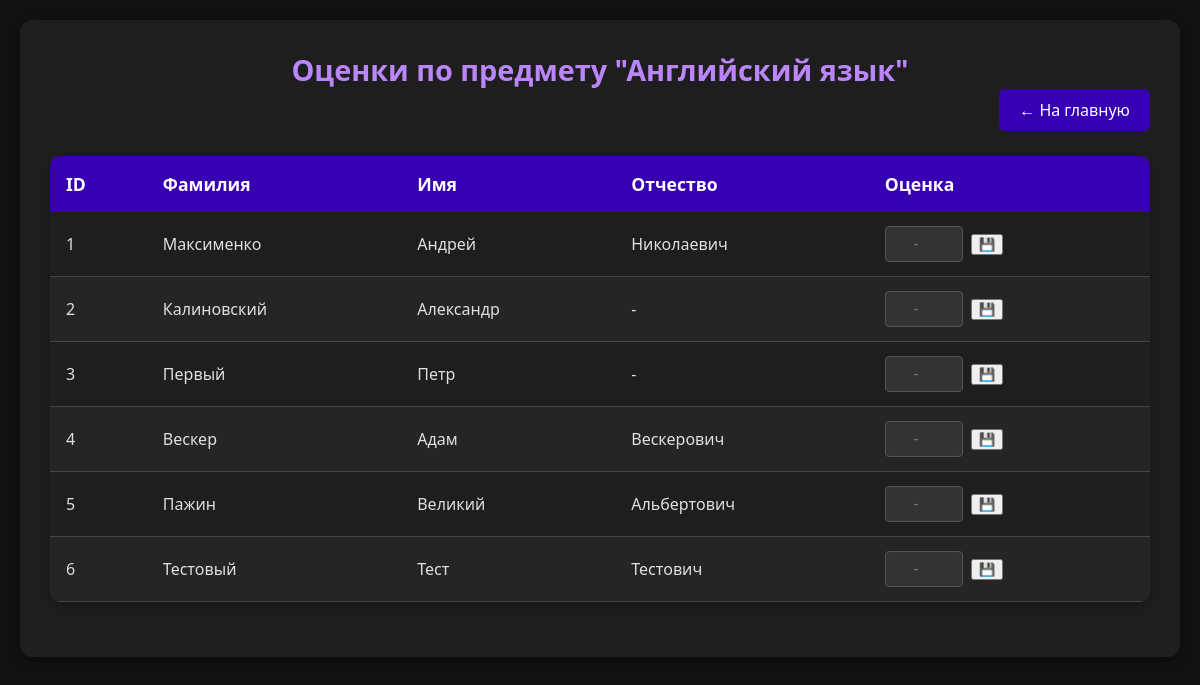
The page /el (signed in) on the database its author committed.
### app.py (models this page shows)
class Student(db.Model):
    id = db.Column(db.Integer, primary_key=True)
    name = db.Column(db.String(50), nullable=False)
    surname = db.Column(db.String(50), nullable=False)
    patronymic = db.Column(db.String(50), nullable=True)

### app.py (the view)
@app.route('/el')
@login_required
def el():
    data = get_subject_data('Английский язык')
    return render_template('el.html', **data)

### app.py (called while the page is built)
@login_manager.user_loader
def load_user(user_id):
    return User.query.get(int(user_id))

def get_subject_data(subject_name):
    students = Student.query.all()
    grades = {}
    for grade in Grades.query.filter_by(subject=subject_name.lower()).all():
        grades[grade.student_id] = grade.grade
    return {
        'students_list': students,
        'grades': grades,
        'current_subject': subject_name
    }

### templates/el.html (shortened to what this page needs)
<!DOCTYPE html>
<html lang="ru">
<head>
    <link rel="stylesheet" href="{{ url_for('static', filename='subject-table.css') }}">
</head>
<body class="subject-page">
    <div class="subject-container">
        <h1 class="subject-title">Оценки по предмету "Английский язык"</h1>
        <div class="action-buttons">
            <a href="{{ url_for('home') }}" class="btn btn-primary">← На главную</a>
        </div>
        <table class="grades-table">
            <thead>
                <tr>
                    <th>ID</th>
                    <th>Фамилия</th>
                    <th>Имя</th>
                    <th>Отчество</th>
                    <th>Оценка</th>
                </tr>
            </thead>
            <tbody>
                {% for student in students_list %}
                <tr>
                    <td>{{ student.id }}</td>
                    <td>{{ student.surname }}</td>
                    <td>{{ student.name }}</td>
                    <td>{{ student.patronymic or '-' }}</td>
                    <td>
                        <form class="grade-form" method="POST" action="{{ url_for('save_grade') }}">
                            <input class="grade-input" type="number" name="grade"
                                   min="0" max="5"
                                   value="{{ grades.get(student.id, '') }}"
                                   placeholder="{{ '-' if not grades.get(student.id) else '' }}">
                            <button class="save-btn" type="submit">💾</button>
                        </form>
                    </td>
                </tr>
                {% else %}
                <tr>
                    <td colspan="5" class="no-data">Нет данных о студентах</td>
                </tr>
                {% endfor %}
            </tbody>
        </table>
    </div>
</body>
</html>

### static/subject-table.css (style rules this page uses)
.subject-page { font-family: 'Segoe UI', Tahoma, Geneva, Verdana, sans-serif; background-color: #121212; margin: 0; padding: 20px; color: #e0e0e0; min-height: 100vh; }
.subject-container { max-width: 1200px; margin: 0 auto; background-color: #1e1e1e; border-radius: 12px; box-shadow: 0 4px 16px rgba(0, 0, 0, 0.4); padding: 30px; position: relative; }
.subject-title { color: #bb86fc; margin: 0; font-size: 1.8rem; flex-grow: 1; text-align: center; }
.grades-table { width: 100%; border-collapse: collapse; margin: 25px 0; overflow: hidden; border-radius: 10px; box-shadow: 0 3px 10px rgba(0, 0, 0, 0.25); }
.grades-table th { background-color: #3700b3; color: white; padding: 16px; text-align: left; font-weight: 600; font-size: 1.1rem; }
.grades-table td { padding: 14px 16px; border-bottom: 1px solid #444; vertical-align: middle; }
.grades-table tr:nth-child(even) { background-color: #252525; }
.grade-form { display: flex; align-items: center; gap: 8px; }
.grade-input { width: 60px; background: #333; color: white; border: 1px solid #555; padding: 8px; border-radius: 4px; font-size: 1rem; text-align: center; }
.btn { display: inline-flex; align-items: center; justify-content: center; padding: 10px 20px; border-radius: 6px; text-decoration: none; font-weight: 500; transition: all 0.25s ease; font-size: 1rem; border: none; cursor: pointer; gap: 8px; }
.btn-primary { background-color: #3700b3; color: white; }
.action-buttons { display: flex; justify-content: flex-end; margin-bottom: 20px; gap: 15px; }
.grades-table tr { animation: fadeIn 0.3s ease forwards; }
.grades-table tr:nth-child(1) { animation-delay: 0.1s; }
.grades-table tr:nth-child(2) { animation-delay: 0.2s; }

### rows shown on the page
Student: id "1", surname "Максименко", name "Андрей", patronymic "Николаевич", grade "-"
Student: id "2", surname "Калиновский", name "Александр", patronymic "-", grade "-"
Student: id "3", surname "Первый", name "Петр", patronymic "-", grade "-"
Student: id "4", surname "Вескер", name "Адам", patronymic "Вескерович", grade "-"
Student: id "5", surname "Пажин", name "Великий", patronymic "Альбертович", grade "-"
Student: id "6", surname "Тестовый", name "Тест", patronymic "Тестович", grade "-"
